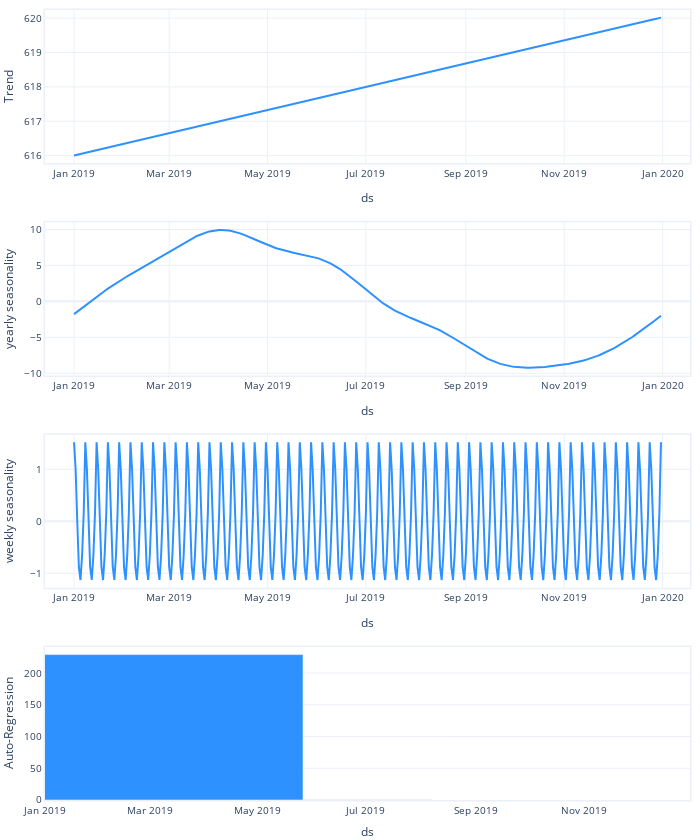

The cell this chart's notebook holds for it:
### Code cell
model.plot_components(df_pred[(df_pred["ID"] == '0_0')].copy(deep=True))
